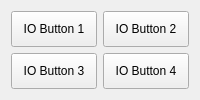
          <widget class="QWidget" name="tab_6">
           <attribute name="title">
            <string>Variable Input Output</string>
           </attribute>
           <layout class="QGridLayout" name="gridLayout_2">
            <item row="1" column="1">
             <widget class="QPushButton" name="pushButton_4">
              <property name="sizePolicy">
               <sizepolicy hsizetype="Preferred" vsizetype="Preferred">
                <horstretch>0</horstretch>
                <verstretch>0</verstretch>
               </sizepolicy>
              </property>
              <property name="text">
               <string>IO Button 4</string>
              </property>
             </widget>
            </item>
            <item row="0" column="1">
             <widget class="QPushButton" name="pushButton_2">
              <property name="sizePolicy">
               <sizepolicy hsizetype="Preferred" vsizetype="Preferred">
                <horstretch>0</horstretch>
                <verstretch>0</verstretch>
               </sizepolicy>
              </property>
              <property name="text">
               <string>IO Button 2</string>
              </property>
             </widget>
            </item>
            <item row="0" column="0">
             <widget class="QPushButton" name="pushButton">
              <property name="sizePolicy">
               <sizepolicy hsizetype="Preferred" vsizetype="Preferred">
                <horstretch>0</horstretch>
                <verstretch>0</verstretch>
               </sizepolicy>
              </property>
              <property name="text">
               <string>IO Button 1</string>
              </property>
             </widget>
            </item>
            <item row="1" column="0">
             <widget class="QPushButton" name="pushButton_3">
              <property name="sizePolicy">
               <sizepolicy hsizetype="Preferred" vsizetype="Preferred">
                <horstretch>0</horstretch>
                <verstretch>0</verstretch>
               </sizepolicy>
              </property>
              <property name="text">
               <string>IO Button 3</string>
              </property>
             </widget>
            </item>
           </layout>
          </widget>
